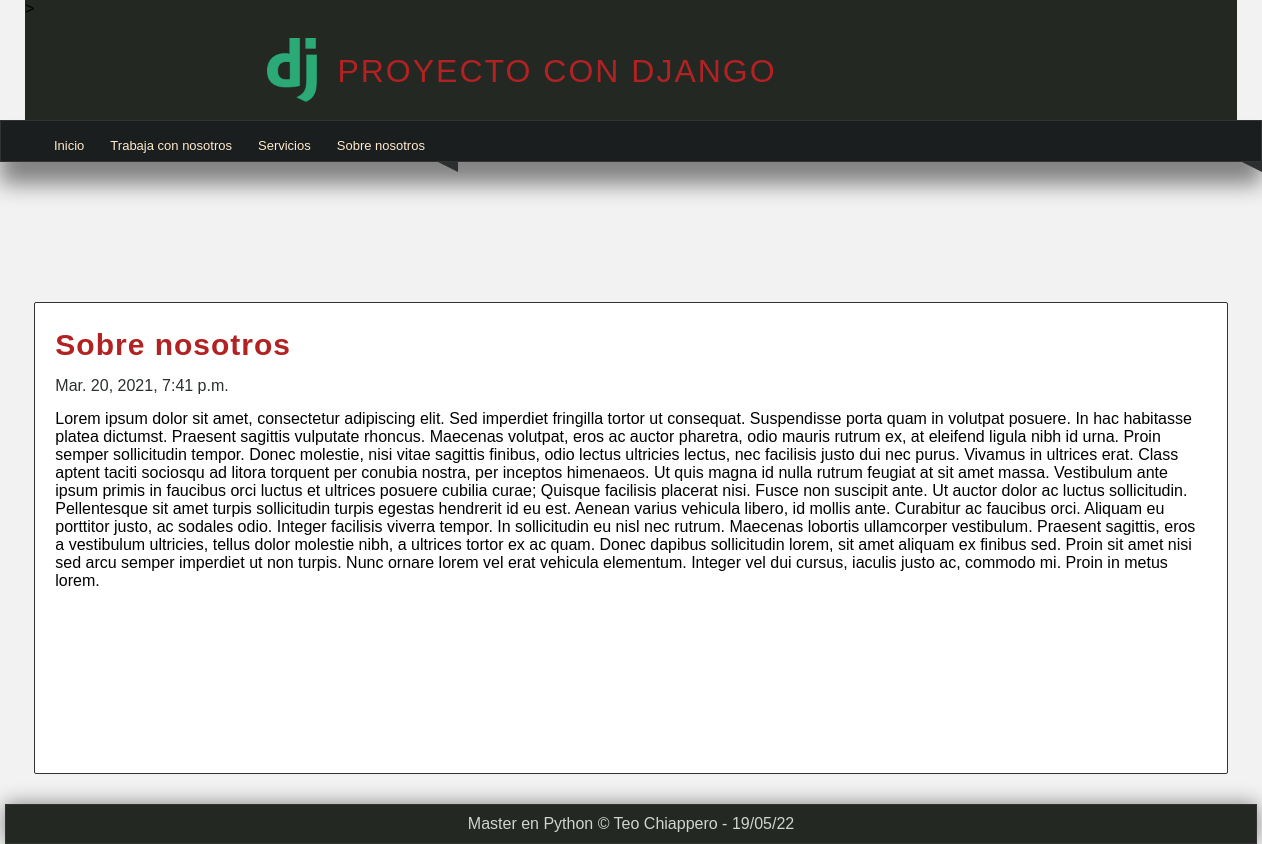
Page /pagina/sobre-nosotros on the committed database.
### pages/models.py (models this page shows, shortened)
class Page(models.Model):
    title = models.CharField(max_length=50, verbose_name="Título")
    content = RichTextField(verbose_name="Contenido")
    slug = models.CharField(max_length=150, verbose_name="URL amigable", unique=True)
    order = models.IntegerField(verbose_name="Orden", default=0)
    visible = models.BooleanField(verbose_name="Visible?")
    created_at = models.DateTimeField(verbose_name="Creado el", auto_now_add=True)
    updated_at = models.DateTimeField(verbose_name="Actualizado el", auto_now=True)
    class Meta:
        verbose_name = "Página"
        verbose_name_plural = "Páginas"

### pages/views.py (the view)
# urls.py: path('pagina/<str:slug>', views.page, name="pagina")
def page (request, slug):
    page = Page.objects.get(slug=slug)
    return render(request, "pages/page.html", {
        "page": page
    })

### pages/context_processor.py (called while the page is built)
def get_pages(request):
    pages = Page.objects.filter(visible=True).order_by('order').values_list('id', 'title', 'slug')
    return {
        'pages': pages
    }

### pages/templates/pages/page.html (shortened to what this page needs)
{% extends 'layouts/layout.html' %}
{%block content%}
    <h1 class="title">{{page.title}}</h1>
    <span class="date"> {{page.created_at}}</span>
    <p class="content">{{page.content|safe}}</p>
{%endblock%}

### Mainapp/templates/layouts/layout.html (shortened to what this page needs)
{% load static %}
<!DOCTYPE html>
<html lang="es">
<head metacharset="utf-8">
    {% load static %}
    <link rel="stylesheet" href="{% static 'css\styles.css' %}">
</head>
<body>
    <header>
        >
        <div id="logotipo">
            <img src="{% static '\images\logo.png' %}" />
            <h1>Proyecto con Django</h1>
        </div>
    </header>
    <nav>
        <ul>
            <li>
                <a href="{% url 'inicio' %}">Inicio</a>
            </li>
            {% for page in pages %}
                <li>
                    <a href="{% url 'pagina' page.2 %}">{{page.1}}</a>
                </li>
            {% endfor %}
        </ul>
    </nav>
    <div class="barra">
        <span class="esquina-izquierda"></span>
        <span class="esquina-derecha"></span>
    </div>
    <div id="content">
        <div class="box">
            {% block content %}{% endblock %}
        </div>
    </div>
    <footer>
        Master en Python &copy; Teo Chiappero - {% now "d/m/y" %}
    </footer>
</body>
</html>

### Mainapp/static/css/styles.css (style rules this page uses)
* { margin: 0px; padding: 0px; font-family: Arial, Helvetica, sans-serif; text-decoration: none; }
body { background-color: #f2f2f2; }
header { width: 1212px; height: 120px; background-color: #232823; margin: 0px auto; }
#logotipo { width: 60%; height: 140%; margin: auto; }
#logotipo img { display: block; float:left; width: 50px; margin-top: 20px; }
#logotipo h1 { display: block; margin-top: 35px; margin-left: 20px; letter-spacing: 2px; text-transform: uppercase; font-weight: lighter; color: firebrick; float: left; }
nav { width: 1250; height: 40px; margin: 0 auto; background-color: #1b1e1f; border: 1px solid #333333; box-shadow: 0px 22px 22px gray; font-size: 13px; }
nav ul { list-style: none; text-decoration: none; }
nav ul li { line-height: 40px; float: left; }
nav ul li a { display: block; padding-right: 13px; padding-left: 13px; color: blanchedalmond; }
p, h2, h3, ul { margin-top: 5px; margin-bottom: 5px; }
ul,ol { margin-left: 40px; margin-bottom: 10px; }
#content { width:1212px; min-height: 430px; margin: 0 auto; margin-bottom: 30px; margin-top: 30px; }
.box { background: white; width: 95%; min-height: 430px; padding:20px; border: 1px solid #333333; margin: 0 auto; border-radius: 2px; }
.title { color: #b22222; letter-spacing: 1px; font-size: 30px; margin-bottom: 10px; margin-top: 5px; }
.date { display: block; margin-top: 15px; margin-bottom: 15px; color: #2b2f30; }
footer { width: 1250px; background-color:#232823 ; border: 1px solid #333; color: #d1d4d1; text-align: center; padding-top: 10px; margin: 0 auto; padding-bottom: 10px; box-shadow: 0px 0px 20px gray; }
.barra { width: 1250; margin: 0 auto; margin-bottom: 140px; }
.esquina-izquierda { display: block; border-left: 20px solid transparent; border-top: 10px solid #2b2f30 ; float:left; }
.esquina-derecha { display: block; border-left: 20px solid transparent; border-top: 10px solid #2b2f30 ; float:right; }

### rows in the picture
Page: title "Trabaja con nosotros"
Page: title "Servicios"
Page: title "Sobre nosotros", created_at "Mar. 20, 2021, 7:41 p.m.", content "Lorem ipsum dolor sit amet, consectetur adipiscing elit. Sed imperdiet fringilla tortor ut consequat. Suspendisse porta quam in volutpat posuere. In hac habitasse platea dictumst. Praesent sagittis vulputate rhoncus. Maecenas volutpat, eros ac auctor pharetra, odio mauris rutrum ex, at eleifend ligula nibh id urna. Proin semper sollicitudin tempor. Donec molestie, nisi vitae sagittis finibus, odio lectus ultricies lectus, nec facilisis justo dui nec purus. Vivamus in ultrices erat. Class aptent taciti sociosqu ad litora torquent per conubia nostra, per inceptos himenaeos. Ut quis magna id nulla rutrum feugiat at sit amet massa. Vestibulum ante ipsum primis in faucibus orci luctus et…"
